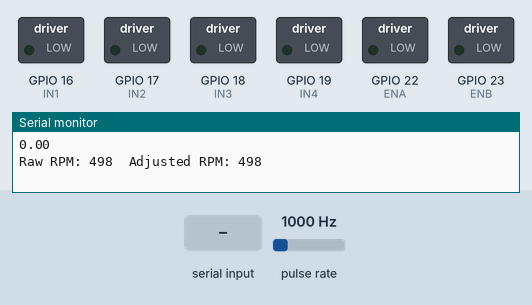
A sketch run on a simulated ESP32. Parts: switched loads named in the sketch (green lamp = pin HIGH), the last lines printed to the serial monitor. Wiring (inferred from the names in the program): pulse sensor: data GPIO 4. The inputs (shaded band) are chosen by the test bench; at power-on: pulse rate 1000 Hz. Nothing arrives over Bluetooth unless stated.

Above: at 1.2 s.
1.3 s: "SPEED90\n" received over the second serial link
At 2.5 s:
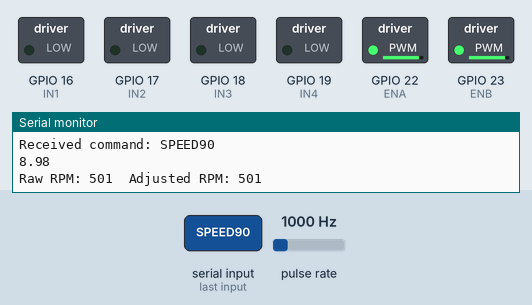
2.8 s: "SPEED,45\n" received over the second serial link
At 3.7 s:
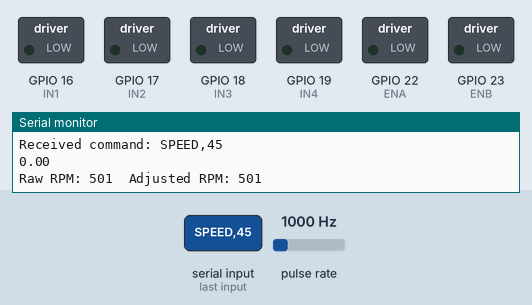
Timing chart, 0 to 5.8 s (numbered marks = the images above; inputs shaded):
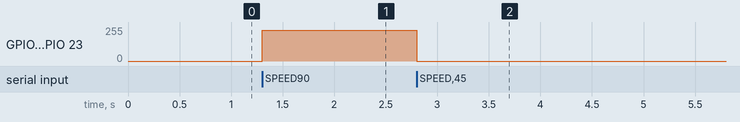

The sketch:

new_motorcontroller_pwm_plotter.ino
```cpp
#include "BluetoothSerial.h"
BluetoothSerial SerialBT;

// Motor control pin definitions
#define IN1  16
#define IN2  17
#define IN3  18
#define IN4  19
#define ENA  22
#define ENB  23

// RPM sensor pin definition (adjust as needed)
#define RPM_SENSOR_PIN 4

// LEDC (PWM) configuration
#define LEDC_BASE_FREQ 5000
#define LEDC_TIMER_BITS 12
#define MOTOR_PWM_MAX ((1 << LEDC_TIMER_BITS) - 1)

// Debounce configuration (in microseconds)
// You may adjust DEBOUNCE_MICROS if needed for noise rejection
#define DEBOUNCE_MICROS 5000

#define MOTOR_RESISTANCE 1.2  // Approximate motor winding resistance in ohms
#define SUPPLY_VOLTAGE 12.0   // Motor supply voltage in volts

// Function to estimate current based on PWM duty cycle
float estimateCurrent(int duty) {
  float motorVoltage = (duty / (float)MOTOR_PWM_MAX) * SUPPLY_VOLTAGE;
  float estimatedCurrent = motorVoltage / MOTOR_RESISTANCE; // Ohm's Law: I = V/R
  return estimatedCurrent;
}

volatile unsigned long pulseCount = 0;
volatile unsigned long lastPulseTime = 0;
unsigned long lastRpmTime = 0;

// Interrupt service routine for RPM sensor pulses with debounce
void IRAM_ATTR onPulse() {
  unsigned long now = micros();
  if (now - lastPulseTime > DEBOUNCE_MICROS) {
    pulseCount++;
    lastPulseTime = now;
  }
}

// Function to set motor direction (Motor 1)
void setMotor1Direction(char direction) {
  if (direction == 'F') { // Forward for Motor 1
    digitalWrite(IN1, HIGH);
    digitalWrite(IN2, LOW);
  } else if (direction == 'R') { // Reverse for Motor 1
    digitalWrite(IN1, LOW);
    digitalWrite(IN2, HIGH);
  } else if (direction == 'S') { // Stop for Motor 1
    digitalWrite(IN1, LOW);
    digitalWrite(IN2, LOW);
  }
}

// Function to set motor direction (Motor 2)
void setMotor2Direction(char direction) {
  if (direction == 'R') { // Forward for Motor 2
    digitalWrite(IN3, HIGH);
    digitalWrite(IN4, LOW);
  } else if (direction == 'F') { // Reverse for Motor 2
    digitalWrite(IN3, LOW);
    digitalWrite(IN4, HIGH);
  } else if (direction == 'S') { // Stop for Motor 2
    digitalWrite(IN3, LOW);
    digitalWrite(IN4, LOW);
  }
}

void setMotorSpeed(int speedPercentage) {
  int pwm8bitVal = map(speedPercentage, 0, 100, 0, 255);
  int duty = (pwm8bitVal * MOTOR_PWM_MAX) / 255;
  ledcWrite(ENA, duty);
  ledcWrite(ENB, duty);

  // Estimate current
  float motorCurrent = estimateCurrent(duty);

  // Print only the numeric value for Serial Plotter
  Serial.println(motorCurrent);  // Ensure only the number is printed

  // Bluetooth Output (if needed)
  SerialBT.print("CURRENT");
  SerialBT.println(motorCurrent);
}

void setup() {
  // Set motor control pins as outputs
  pinMode(IN1, OUTPUT);
  pinMode(IN2, OUTPUT);
  pinMode(IN3, OUTPUT);
  pinMode(IN4, OUTPUT);

  // Set RPM sensor pin as input with pull-up and attach interrupt
  pinMode(RPM_SENSOR_PIN, INPUT_PULLUP);
  attachInterrupt(digitalPinToInterrupt(RPM_SENSOR_PIN), onPulse, RISING);

  // Attach PWM channels to motor enable pins using the LEDC API
  ledcAttach(ENA, LEDC_BASE_FREQ, LEDC_TIMER_BITS);
  ledcAttach(ENB, LEDC_BASE_FREQ, LEDC_TIMER_BITS);

  // Initialize Serial for debugging and Bluetooth Serial
  Serial.begin(115200);
  SerialBT.begin("MotorController");
  Serial.println("Bluetooth device started, now you can pair it with your phone!");

  setMotor1Direction('S');
  setMotor2Direction('S');
  setMotorSpeed(0);
}

void loop() {
  // Handle incoming Bluetooth commands
  if (SerialBT.available()) {
    String command = SerialBT.readStringUntil('\n');
    command.trim();
    Serial.print("Received command: ");
    Serial.println(command);

    if (command.startsWith("SPEED")) {
      int speedValue = command.substring(5).toInt();
      if (speedValue >= 0 && speedValue <= 100) {
        setMotorSpeed(speedValue);
        SerialBT.print("Speed set to: ");
        SerialBT.println(speedValue);
      } else {
        SerialBT.println("Invalid speed value (0-100)");
      }
    } else if (command.startsWith("DIR1")) {
      char direction1 = command.charAt(4);
      if (direction1 == 'F' || direction1 == 'R' || direction1 == 'S') {
        setMotor1Direction(direction1);
        SerialBT.print("Motor 1 direction: ");
        SerialBT.println(direction1);
      } else {
        SerialBT.println("Invalid direction for Motor 1 (F, R, S)");
      }
    } else if (command.startsWith("DIR2")) {
      char direction2 = command.charAt(4);
      if (direction2 == 'F' || direction2 == 'R' || direction2 == 'S') {
        setMotor2Direction(direction2);
        SerialBT.print("Motor 2 direction: ");
        SerialBT.println(direction2);
      } else {
        SerialBT.println("Invalid direction for Motor 2 (F, R, S)");
      }
    } else {
      SerialBT.println("Unknown command");
    }
  }

  // Calculate and send RPM every second
  unsigned long currentTime = millis();
  if (currentTime - lastRpmTime >= 1000) { // 1-second interval
    noInterrupts();
    unsigned long pulses = pulseCount;
    pulseCount = 0;
    interrupts();

    // Compute the raw RPM value.
    // With 20 holes, each re volution gives 20 pulses so:
    // RPM = (pulses per second * 60) / 20 = pulses * 3
    int rawRpm = pulses * 3;

    // Remove baseline noise: subtract offset (300 here) so that idle becomes 0 RPM.
    int offset = 0; // Adjust this offset based on your sensor's noise characteristics
    int rpm = (rawRpm > offset) ? (rawRpm - offset) : 0;

    Serial.print("Raw RPM: ");
    Serial.print(rawRpm);
    Serial.print("  Adjusted RPM: ");
    Serial.println(rpm);
    SerialBT.print("RPM");
    SerialBT.println(rpm);
    lastRpmTime = currentTime;
  }
}
```

Measured:
- after the input at 1.3 s, GPIO 22 (ENA), GPIO 23 (ENB): 0/255 → 229/255 at once
- after the input at 2.8 s, GPIO 22 (ENA), GPIO 23 (ENB): 229/255 → 0/255 at once
